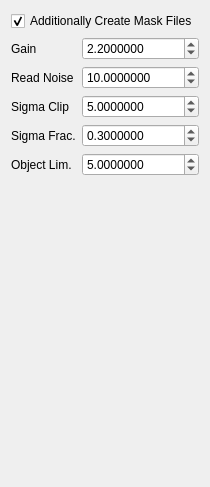
      <widget class="QWidget" name="tab_4">
       <attribute name="title">
        <string>Cosmic Cleaner</string>
       </attribute>
       <layout class="QGridLayout" name="gridLayout_9">
        <item row="0" column="0">
         <layout class="QGridLayout" name="gridLayout_8">
          <item row="0" column="0" colspan="2">
           <widget class="QCheckBox" name="checkBox_16">
            <property name="text">
             <string>Additionally Create Mask Files</string>
            </property>
            <property name="checked">
             <bool>true</bool>
            </property>
           </widget>
          </item>
          <item row="1" column="0">
           <widget class="QLabel" name="label_74">
            <property name="maximumSize">
             <size>
              <width>80</width>
              <height>16777215</height>
             </size>
            </property>
            <property name="text">
             <string>Gain</string>
            </property>
           </widget>
          </item>
          <item row="1" column="1">
           <widget class="QDoubleSpinBox" name="doubleSpinBox_10">
            <property name="decimals">
             <number>7</number>
            </property>
            <property name="maximum">
             <double>100000000.000000000000000</double>
            </property>
            <property name="singleStep">
             <double>0.100000000000000</double>
            </property>
            <property name="value">
             <double>2.200000000000000</double>
            </property>
           </widget>
          </item>
          <item row="2" column="0">
           <widget class="QLabel" name="label_75">
            <property name="maximumSize">
             <size>
              <width>80</width>
              <height>16777215</height>
             </size>
            </property>
            <property name="text">
             <string>Read Noise</string>
            </property>
           </widget>
          </item>
          <item row="2" column="1">
           <widget class="QDoubleSpinBox" name="doubleSpinBox_11">
            <property name="decimals">
             <number>7</number>
            </property>
            <property name="maximum">
             <double>100000000.000000000000000</double>
            </property>
            <property name="singleStep">
             <double>0.100000000000000</double>
            </property>
            <property name="value">
             <double>10.000000000000000</double>
            </property>
           </widget>
          </item>
          <item row="3" column="0">
           <widget class="QLabel" name="label_76">
            <property name="maximumSize">
             <size>
              <width>80</width>
              <height>16777215</height>
             </size>
            </property>
            <property name="text">
             <string>Sigma Clip</string>
            </property>
           </widget>
          </item>
          <item row="3" column="1">
           <widget class="QDoubleSpinBox" name="doubleSpinBox_12">
            <property name="decimals">
             <number>7</number>
            </property>
            <property name="maximum">
             <double>100000000.000000000000000</double>
            </property>
            <property name="singleStep">
             <double>0.100000000000000</double>
            </property>
            <property name="value">
             <double>5.000000000000000</double>
            </property>
           </widget>
          </item>
          <item row="4" column="0">
           <widget class="QLabel" name="label_79">
            <property name="maximumSize">
             <size>
              <width>80</width>
              <height>16777215</height>
             </size>
            </property>
            <property name="text">
             <string>Sigma Frac.</string>
            </property>
           </widget>
          </item>
          <item row="4" column="1">
           <widget class="QDoubleSpinBox" name="doubleSpinBox_13">
            <property name="decimals">
             <number>7</number>
            </property>
            <property name="maximum">
             <double>100000000.000000000000000</double>
            </property>
            <property name="singleStep">
             <double>0.100000000000000</double>
            </property>
            <property name="value">
             <double>0.300000000000000</double>
            </property>
           </widget>
          </item>
          <item row="5" column="0">
           <widget class="QLabel" name="label_78">
            <property name="maximumSize">
             <size>
              <width>80</width>
              <height>16777215</height>
             </size>
            </property>
            <property name="text">
             <string>Object Lim.</string>
            </property>
           </widget>
          </item>
          <item row="5" column="1">
           <widget class="QDoubleSpinBox" name="doubleSpinBox_14">
            <property name="decimals">
             <number>7</number>
            </property>
            <property name="maximum">
             <double>100000000.000000000000000</double>
            </property>
            <property name="singleStep">
             <double>0.100000000000000</double>
            </property>
            <property name="value">
             <double>5.000000000000000</double>
            </property>
           </widget>
          </item>
         </layout>
        </item>
        <item row="1" column="0">
         <spacer name="verticalSpacer_6">
          <property name="orientation">
           <enum>Qt::Vertical</enum>
          </property>
          <property name="sizeHint" stdset="0">
           <size>
            <width>20</width>
            <height>300</height>
           </size>
          </property>
         </spacer>
        </item>
       </layout>
      </widget>
